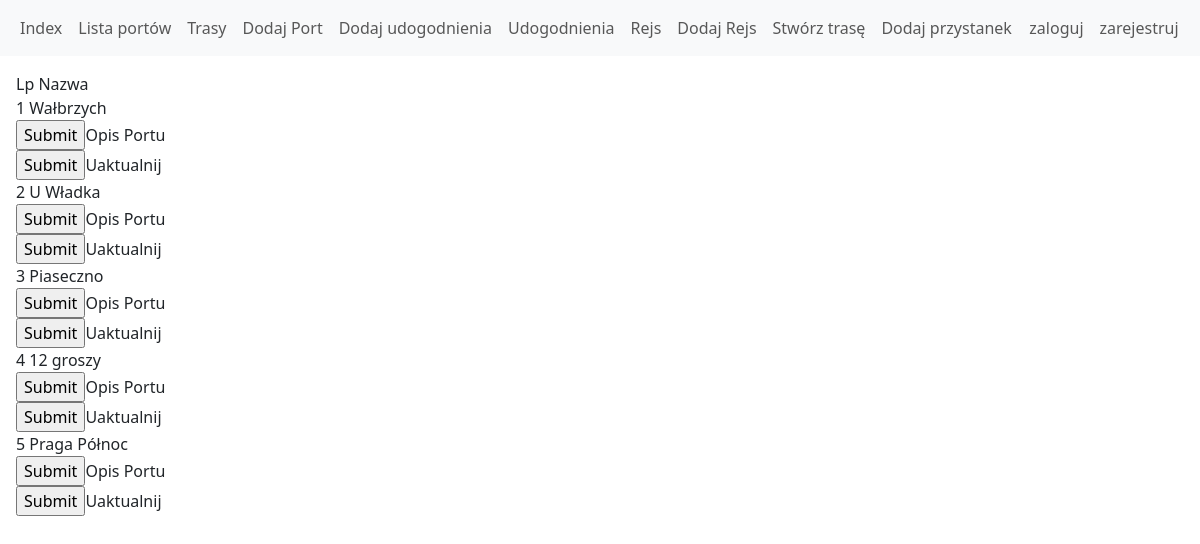
The page /ports/ on the database as committed earlier.
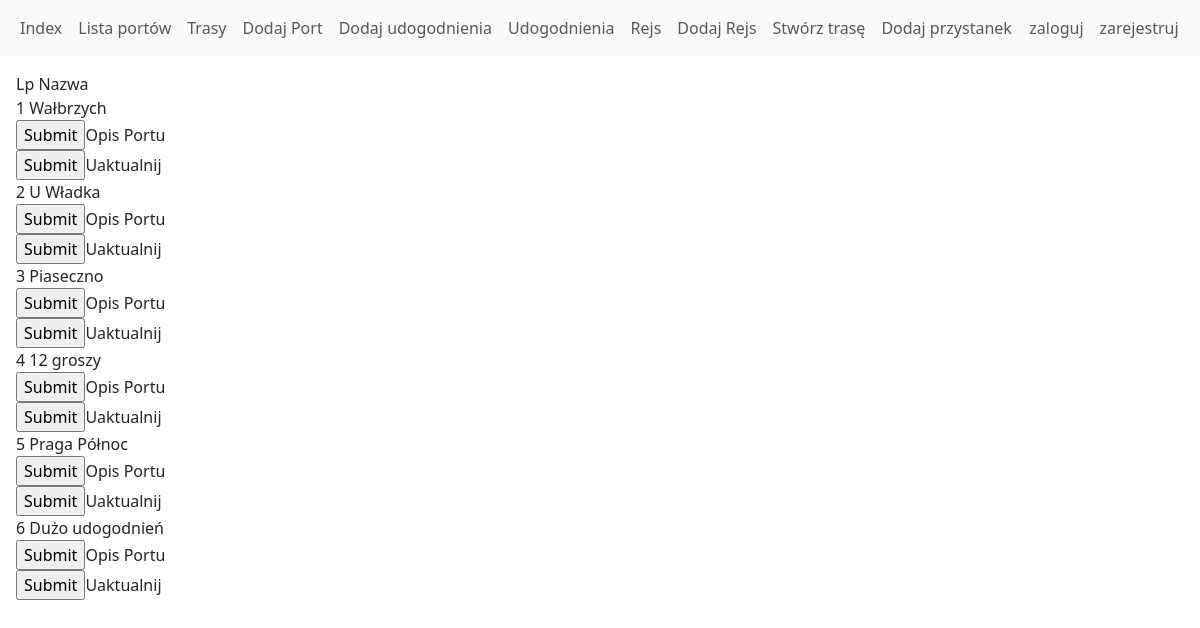
The same page on the database as committed later.
### HavenRouteApp/models.py (models this page shows)
class Port(models.Model):
    name = models.CharField(max_length=128)
    description = models.TextField(default='')
    lattitude = models.DecimalField(max_digits=9, decimal_places=6)
    longitude = models.DecimalField(max_digits=9, decimal_places=6)
    amenities = models.ManyToManyField(Amenity, blank=True)

### HavenRouteApp/views.py (the view)
# urls.py: path('ports/', views.PortListView.as_view(), name='Port_List'),
class PortListView(ListView):
    model = Port
    template_name = 'Port_List.html'

### templates/Port_List.html (shortened to what this page needs)
{% extends 'base.html' %}
{% block content %}
<head>
</head>
<body>
    <tr>
        <th>Lp</th>
        <th>Nazwa</th><br>
    </tr>
    {% for port in port_list %}
        <tr class="{% cycle 'bg-secondary' 'bg-light' %}">
        <td>{{ forloop.counter }}</td>
        <td>{{ port.name }}</td>
        <td>
            <form action="{% url 'port_detail' port.id %}" method="get"> {% csrf_token %}
                <input type="submit">Opis Portu</form>
        </td>
        <td>
            <form action="{% url 'update_port' port.id %}" method="get"> {% csrf_token %}
                <input type="submit">Uaktualnij</form>
        </td>
    </tr>
    {% endfor %}
</body>
</html>
{% endblock %}

Rows that differ between the two databases and show on the page:
added Port: name "Dużo udogodnień"
